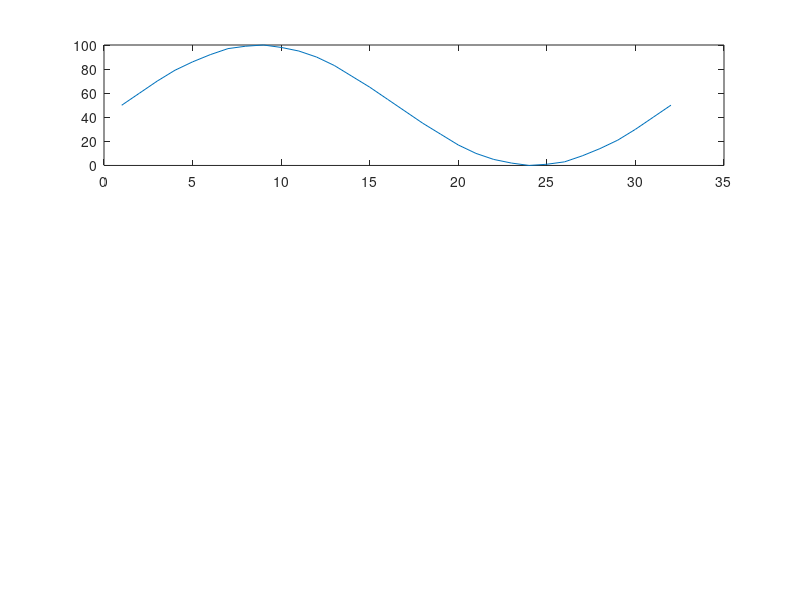

Write the MATLAB code that produced this figure. (Note: this script raises an error after producing the figure.)
%[signal,Fs] = audioread('test.wav','native');
%plot(signal)
%sound(signal);
x = linspace(0,2*pi,32);
%Define y as the sine function evaluated at the values in x.

y = round(50*sin(x)) + 50;
N = length(y);
%Plot y versus the corresponding values in x.

subplot(3,1,1);
plot(y)

yf = rfft(y,N);
subplot(3,1,2);
plot(yf)

yr = irfft(yf,N);
subplot(3,1,3);
plot(yr)

figure
plot(smp)